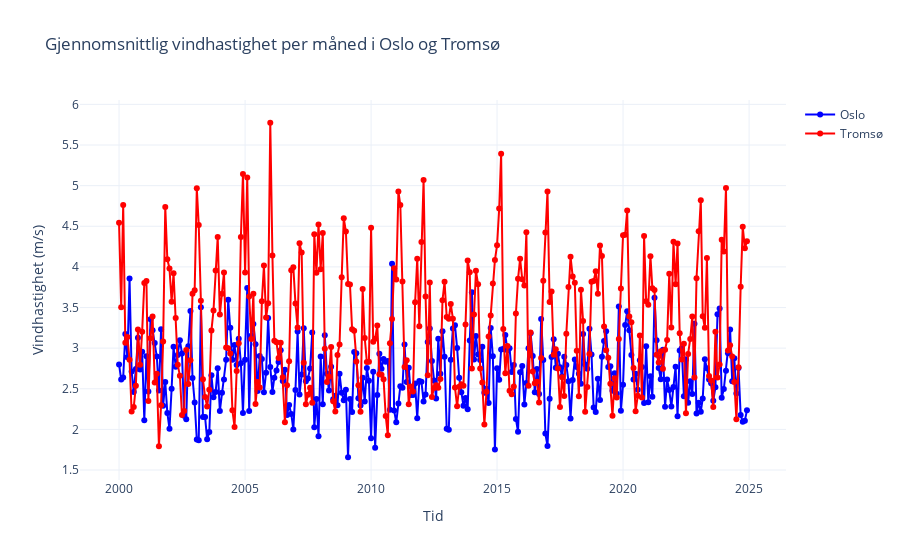

Write notebook code for a chart like this one.
### Markdown cell above
## Gjennomsnittlig vindhastighet per måned

### Code cell
# 1. Hent gjennomsnitt per måned for Oslo og Tromsø for vind
oslo_df = stats.compute_all_months("mean(wind_speed P1D)", "Oslo", "PT0H")

tromso_df = stats.compute_all_months("mean(wind_speed P1D)", "tromso", "PT0H")

# 2. Konverter 'year_month' til datetime for plotting
oslo_df["year_month"] = pd.to_datetime(oslo_df["year_month"])
tromso_df["year_month"] = pd.to_datetime(tromso_df["year_month"])

# 3. Lag graf med Plotly
fig = go.Figure()

fig.add_trace(go.Scatter(
    x=oslo_df["year_month"],
    y=oslo_df["mean"],
    mode="lines+markers",
    name="Oslo",
    line=dict(color="blue"),
    marker=dict(size=6)
))

fig.add_trace(go.Scatter(
    x=tromso_df["year_month"],
    y=tromso_df["mean"],
    mode="lines+markers",
    name="Tromsø",
    line=dict(color="red"),
    marker=dict(size=6)
))

fig.update_layout(
    title="Gjennomsnittlig vindhastighet per måned i Oslo og Tromsø",
    xaxis_title="Tid",
    yaxis_title="Vindhastighet (m/s)",
    template="plotly_white",
    xaxis=dict(showgrid=True),
    yaxis=dict(showgrid=True)
)

fig.show()

### Figure 1 — Plotly figure (JSON) as saved in the notebook; plotly's stock layout.template omitted (floating-point values rounded to 4 significant figures; data arrays with more than 128 entries replaced by an {"elided": "..."} marker saying what was removed)
{"data": [{"line": {"color": "blue"}, "marker": {"size": 6}, "mode": "lines+markers", "name": "Oslo", "type": "scatter", "x": {"elided": "300 str values"}, "y": {"elided": "300 float values"}}, {"line": {"color": "red"}, "marker": {"size": 6}, "mode": "lines+markers", "name": "Tromsø", "type": "scatter", "x": {"elided": "300 str values"}, "y": {"elided": "300 float values"}}], "layout": {"title": {"text": "Gjennomsnittlig vindhastighet per måned i Oslo og Tromsø"}, "xaxis": {"showgrid": true, "title": {"text": "Tid"}}, "yaxis": {"showgrid": true, "title": {"text": "Vindhastighet (m/s)"}}}}
